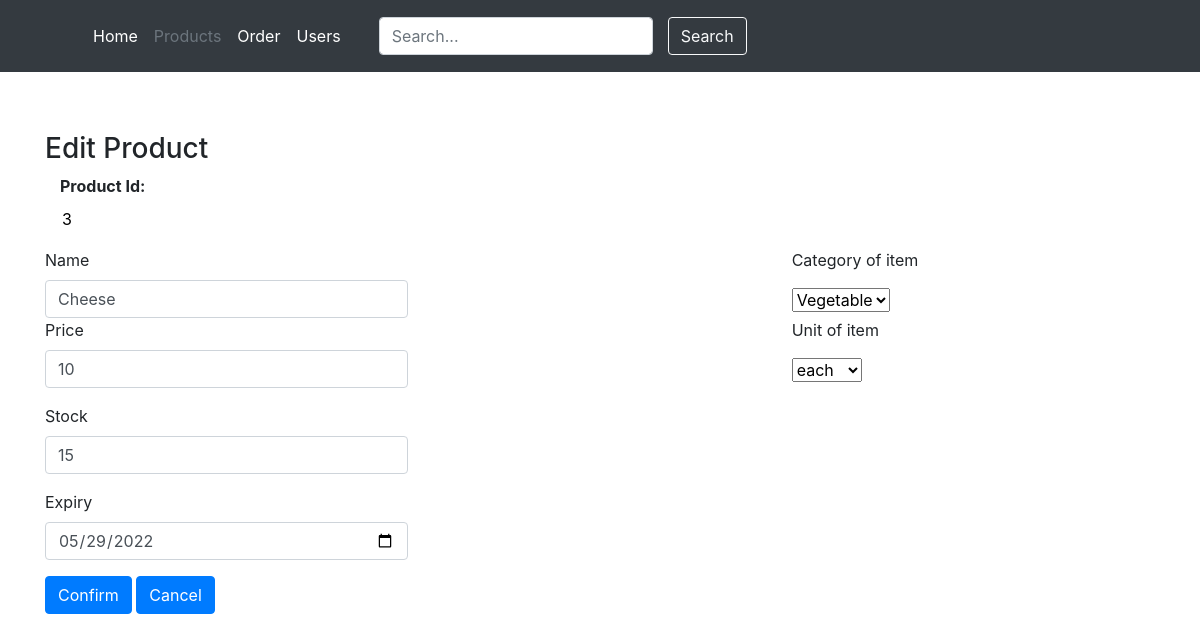
The page /edit-products.php?EditProductID=3 on the database its author committed.
### tables this page shows
CREATE TABLE `products` (
  `ProductID` int(6) NOT NULL,
  `ProductName` varchar(100) NOT NULL,
  `Category` varchar(30) NOT NULL,
  `Unit` varchar(10) NOT NULL,
  `Price` int(10) NOT NULL,
  `Stock` int(10) NOT NULL,
  `ExpiryDate` date NOT NULL,
  `Active` tinyint(1) NOT NULL
);

### edit-products.php (the view, shortened to what this page needs)
<!DOCTYPE html>
<html lang="en">
<head>
   <link rel="stylesheet" href="https://cdn.jsdelivr.net/npm/bootstrap@4.3.1/dist/css/bootstrap.min.css">
</head>
<body>
  <header class="p-3 bg-dark text-white">
    <div class="container">
      <div class="d-flex flex-wrap align-items-center justify-content-center justify-content-lg-start">
        <a href="/" class="d-flex align-items-center mb-2 mb-lg-0 text-white text-decoration-none">
          <svg class="bi me-2" width="40" height="32" role="img" aria-label="Bootstrap"><use xlink:href="#bootstrap"></use></svg>
        </a>
        <ul class="nav col-12 col-lg-auto me-lg-auto mb-2 justify-content-center mb-md-0">
          <li><a href="index.php" class="nav-link px-2 text-white ">Home</a></li>
          <li><a href="products.php" class="nav-link px-2 text-secondary">Products</a></li>
          <li><a href="orders.php" class="nav-link px-2 text-white">Order</a></li>
          <li><a href="users.php" class="nav-link px-2 text-white">Users</a></li>
        </ul>
        <form class="col-12 col-lg-auto mb-3 mb-lg-0 me-lg-3">
          <input type="search" class="form-control form-control-dark" placeholder="Search..." aria-label="Search">
        </form>
        <div class="text-end">
          <button type="button" class="btn btn-outline-light me-2">Search</button>
        </div>
      </div>
    </div>
  </header>
  <div class="container" style="padding-top:5%">
    <h3>Edit Product </h3>
	 <?php
		$conn = new mysqli('localhost', 'root', '', 'gtg');
		$sql = "SELECT ProductID, ProductName, Category, Unit, Price, Stock, ExpiryDate FROM products where PRODUCTID = " . $_GET["EditProductID"];
		$result = $conn->query($sql);
		$row = $result->fetch_assoc();
	 ?>
     <form action="update_product.php" method="post">
	  <div class="form-group col-md-4">
          <strong>
            <label for="productID">Product Id:</label>
			<?php echo  "<input type='number' style='border: none;' name = 'productID' id='productID' value='".$row['ProductID']. "'readonly />";  ?>
          </strong>
        </div>
			<div class="form-row">
				<div class=" col-md-4">
				  <label for="productname">Name</label>
				  <?php echo '<input type="text" name="p_name" class="form-control" id="p_name" placeholder="Enter name product" value='.$row["ProductName"].'>'; ?>
				</div>
				<div class="col-md-4"> </div>
				<div class="col-md-4">
				<p>Category of item</p>
					<select name="p_category" class="form-select" aria-label="Default select example">
					  <?php echo '<option selected>' . $row["Category"]. '</option>'?>
					</select>
				</div>
			</div>
			<div class="form-row">
				<div class="form-group col-md-4">
				  <label for="price">Price</label>
				   <?php echo '<input type="number" name="p_price" class="form-control" id="p_price" placeholder="Enter price product" value='.$row["Price"].'>'; ?>
				</div>
				<div class="col-md-4"> </div>
				<div class="col-md-4">
				<p>Unit of item</p>
				   <select name="p_unit" id="p_unit" class="form-select" aria-label="Default select example">
					  <?php echo '<option selected>' . $row["Unit"]. '</option'?>
					  <option value="Kg">Kg</option>
				  </select>
				</div>
			</div>
		  <div class="form-row">
			  <div class="form-group col-md-4">
				  <label for="stock">Stock</label>
				  <?php echo '<input type="number" name="p_stock" class="form-control" id="p_stock" placeholder="Enter Stock Number" value='.$row["Stock"].'>'; ?>
			  </div>
			  <div class="col-md-8"> </div>
			</div>
		<div class="form-row">
		  <div class="form-group col-md-4" >
			  <label for="expiry">Expiry</label>
			 <?php echo '<input type="date" name="p_expiry" class="form-control" id="p_expiry" value='.$row["ExpiryDate"].'>'; ?>
		  </div>
		</div>
		  <button type="submit" name = "submit" class="btn btn-primary">Confirm</button>
		  <button type="reset" class="btn btn-primary ">Cancel</button>
      </div>
</body>
</html>

### rows shown on the page
products: productID "3", p_name "Cheese", p_category "Vegetable", p_price "10", p_unit "each", p_stock "15", p_expiry "05/29/2022"
